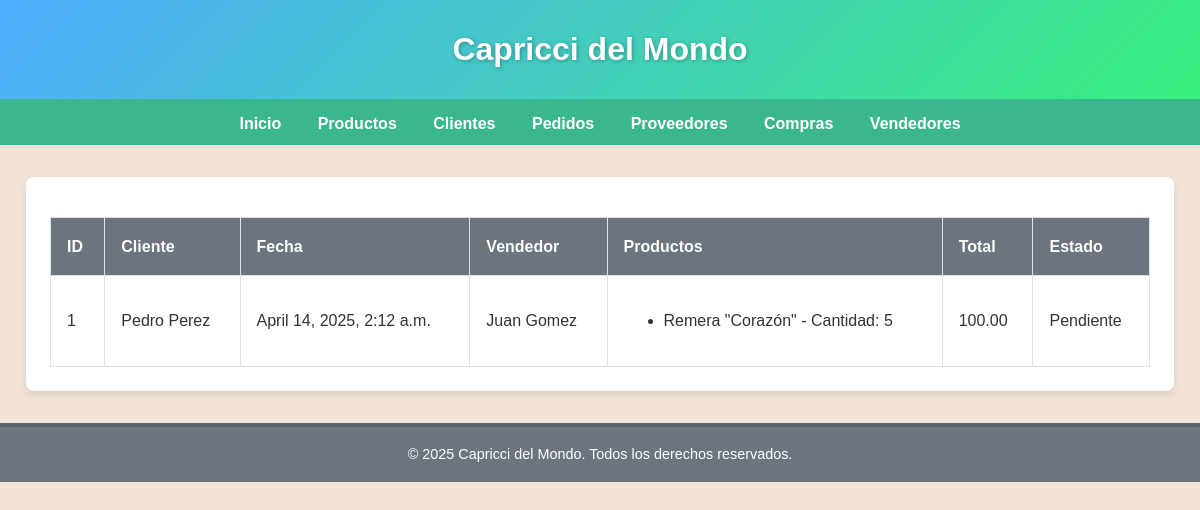
Page /pedidos/ on the earlier database version.
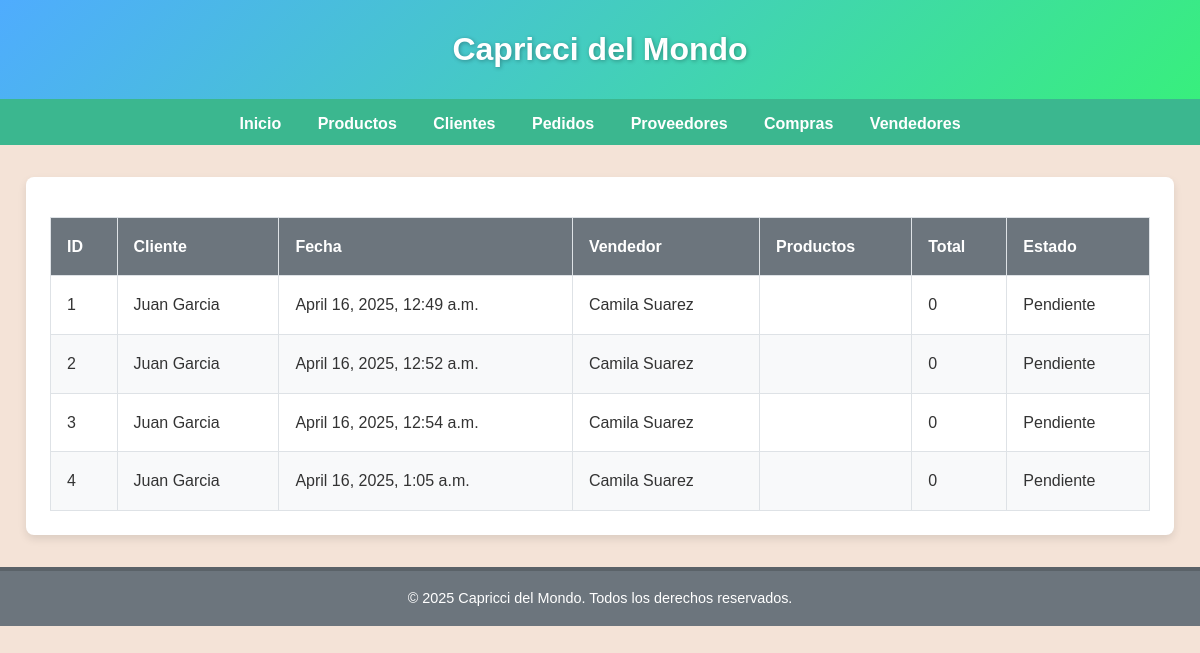
Same page on the later database version.
### myapp/models.py (models this page shows, shortened)
class Pedido(models.Model):
    cliente = models.ForeignKey(Cliente, on_delete=models.CASCADE)
    vendedor = models.ForeignKey(Vendedor, on_delete=models.CASCADE)
    estado = models.CharField(max_length=20, choices=[('Pendiente', 'Pendiente'), ('Completado', 'Completado')])
    fecha = models.DateTimeField(auto_now_add=True)
    total = models.DecimalField(max_digits=10, decimal_places=2, default=0)
    def calcular_total(self):
        total = 0
        for pedido_producto in self.pedidoproducto_set.all():
            total += pedido_producto.producto.precio * pedido_producto.cantidad
        return total

class Cliente(models.Model):
    nombre = models.CharField(max_length=100)
    apellido = models.CharField(max_length=100)
    email = models.EmailField()
    telefono = models.CharField(max_length=15)

class Vendedor(models.Model):
    nombre = models.CharField(max_length=100)
    apellido = models.CharField(max_length=100)
    email = models.EmailField()
    telefono = models.CharField(max_length=15)

class PedidoProducto(models.Model):
    pedido = models.ForeignKey(Pedido, on_delete=models.CASCADE)
    producto = models.ForeignKey(Producto, on_delete=models.CASCADE, null=True, blank=True)
    cantidad = models.IntegerField()

class Producto(models.Model):
    nombre = models.CharField(max_length=100)
    descripcion = models.TextField()
    precio = models.DecimalField(max_digits=10, decimal_places=2)
    stock = models.IntegerField()
    proveedor = models.ForeignKey('Proveedor', on_delete=models.CASCADE, null=True, blank=True)

### myapp/views.py (the view)
# urls.py: path("pedidos/", pedidos, name="pedidos"),
def pedidos(request):
    pedidos = Pedido.objects.all()
    pedidos_data = []
    for pedido in pedidos:
        productos = pedido.pedidoproducto_set.all()
        total = pedido.calcular_total()
        pedidos_data.append({
            "pedido": pedido,
            "productos": productos,
            "total": total,
        })
    context = {"pedidos_data": pedidos_data}
    return render(request, "myapp/pedidos.html", context)

### myapp/templates/myapp/pedidos.html
{% extends 'myapp/base.html' %}
{% block contenido %}
<div class="container">
    <table>
        <thead>
            <tr>
                <th>ID</th>
                <th>Cliente</th>
                <th>Fecha</th>
                <th>Vendedor</th>
                <th>Productos</th>
                <th>Total</th>
                <th>Estado</th>
            </tr>
        </thead>
        <tbody>
            {% for pedido_data in pedidos_data %}
            <tr>
                <td>{{ pedido_data.pedido.id }}</td>
                <td>{{ pedido_data.pedido.cliente.nombre }} {{ pedido_data.pedido.cliente.apellido }}</td>
                <td>{{ pedido_data.pedido.fecha }}</td>
                <td>{{ pedido_data.pedido.vendedor.nombre }} {{ pedido_data.pedido.vendedor.apellido }}</td>
                <td>
                    <ul>
                        {% for producto in pedido_data.productos %}
                        <li>{{ producto.producto.nombre }} - Cantidad: {{ producto.cantidad }}</li>
                        {% endfor %}
                    </ul>
                </td>
                <td>{{ pedido_data.total }}</td>
                <td>{{ pedido_data.pedido.estado }}</td>
            </tr>
            {% endfor %}
        </tbody>
    </table>
</div>
{% endblock %}

Differences in the rows shown:
removed PedidoProducto: producto.nombre "Remera \"Corazón\"", cantidad "5", shown under Pedido id 1
changed Pedido id 1: pedido.cliente.nombre "Pedro" → "Juan"; pedido.cliente.apellido "Perez" → "Garcia"; pedido.fecha "April 14, 2025, 2:12 a.m." → "April 16, 2025, 12:49 a.m."; pedido.vendedor.nombre "Juan" → "Camila"; pedido.vendedor.apellido "Gomez" → "Suarez"; total "100.00" → "0"
added Pedido: pedido.id "2", pedido.cliente.nombre "Juan", pedido.cliente.apellido "Garcia", pedido.fecha "April 16, 2025, 12:52 a.m.", pedido.vendedor.nombre "Camila", pedido.vendedor.apellido "Suarez", total "0", pedido.estado "Pendiente"
added Pedido: pedido.id "3", pedido.cliente.nombre "Juan", pedido.cliente.apellido "Garcia", pedido.fecha "April 16, 2025, 12:54 a.m.", pedido.vendedor.nombre "Camila", pedido.vendedor.apellido "Suarez", total "0", pedido.estado "Pendiente"
added Pedido: pedido.id "4", pedido.cliente.nombre "Juan", pedido.cliente.apellido "Garcia", pedido.fecha "April 16, 2025, 1:05 a.m.", pedido.vendedor.nombre "Camila", pedido.vendedor.apellido "Suarez", total "0", pedido.estado "Pendiente"
